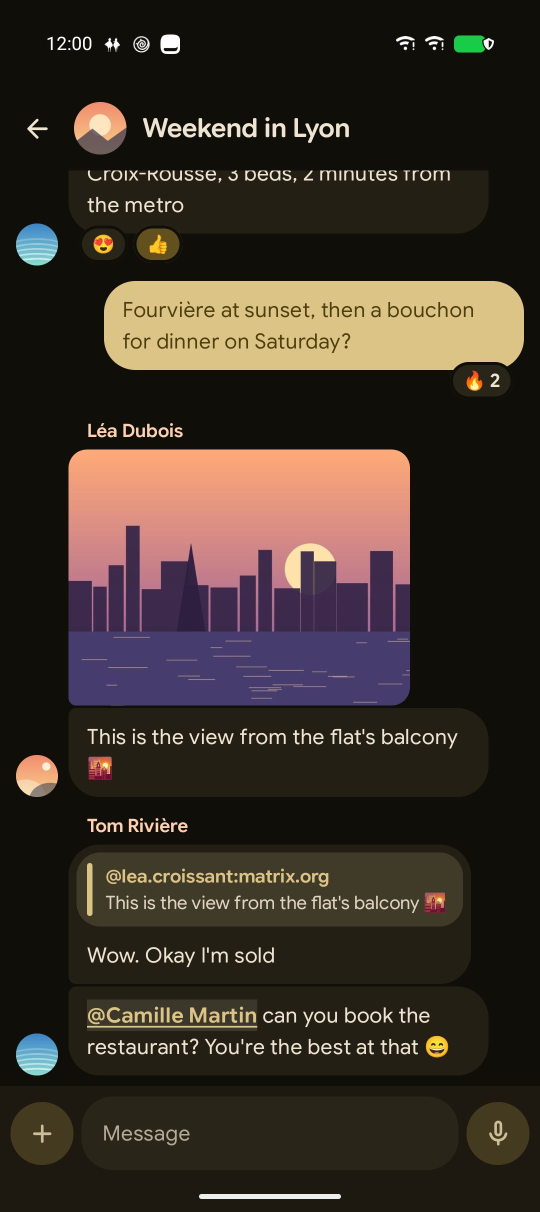
#> input picture docs/assets/shots/chat.jpg, 1080 x 2424 px, found by its file name (shown at 1/2 size); its folder holds 4 pictures in this run
$ python render.py
#> lines starting #> are read from the running program, lines starting #| are printed output that depends on the picture; after the words box and inside, x2 and y2 are one past the last pixel; in counts of white or black regions, pixels touching at a corner belong together
#!/usr/bin/env python3
"""Renders the README's promo images: a dark stage, a tinted oval and three phone frames.

The screenshots in docs/assets/shots come from a throwaway account holding placeholder chats, so
no real conversation is ever shown. Run from the repository root (needs Pillow):

    python3 tools/promo/render.py
"""
from pathlib import Path

from PIL import Image, ImageDraw, ImageFilter

SCALE = 2  # draw at twice the size, then downsample, for clean anti-aliased edges
W, H = 1600, 1000
STAGE = (19, 18, 16)
SHOTS = Path("docs/assets/shots")
OUT = Path("docs/assets/mockups")

# Outer oval colour, inner highlight colour.
TINTS = {
    "gold": ((150, 120, 50), (228, 200, 130)),
    "violet": ((110, 85, 190), (196, 176, 245)),
}


def s(v):
    return int(round(v * SCALE))


def stage(tint):
#> called with tint = 'gold'
    outer, inner = TINTS[tint]
    img = Image.new("RGB", (s(W), s(H)), STAGE)
    d = ImageDraw.Draw(img)
    d.ellipse([s(210), s(58), s(1510), s(962)], fill=outer)
    d.ellipse([s(430), s(250), s(1250), s(960)], fill=inner)
    return img.convert("RGBA")


def rounded_mask(size, radius):
    m = Image.new("L", size, 0)
    ImageDraw.Draw(m).rounded_rectangle([0, 0, size[0] - 1, size[1] - 1], radius, fill=255)
    return m


def phone(shot, width):
    """A phone frame around `shot`, `width` px wide at output scale."""
#> called with shot = 'chat.jpg', width = 380
    screen_w = s(width - 24)
    src = Image.open(SHOTS / shot).convert("RGB")
#> src is the input picture: PIL image 1080x2424 RGB; mean R, G, B 58.4, 48.8, 39.9
    screen_h = int(screen_w * src.height / src.width)
#> screen_h = 1598
    screen = src.resize((screen_w, screen_h), Image.LANCZOS)
    bezel = s(12)
    fw, fh = screen_w + 2 * bezel, screen_h + 2 * bezel
#> fw = 760; fh = 1646
    frame = Image.new("RGBA", (fw, fh), (0, 0, 0, 0))
#> frame: PIL image 760x1646 RGBA; every value is 0
    d = ImageDraw.Draw(frame)
    d.rounded_rectangle([0, 0, fw - 1, fh - 1], s(64), fill=(28, 27, 24), outline=(78, 72, 60), width=s(3))
    frame.paste(screen, (bezel, bezel), rounded_mask(screen.size, s(52)))
#> in rounded_mask, `m = Image.new("L", size, 0)`: m: PIL image 712x1598 L; every value is 0
#> in rounded_mask, `ImageDraw.Draw(m).rounded_rectangle([0, 0, size[0] - 1, size[1] - 1], ..`:
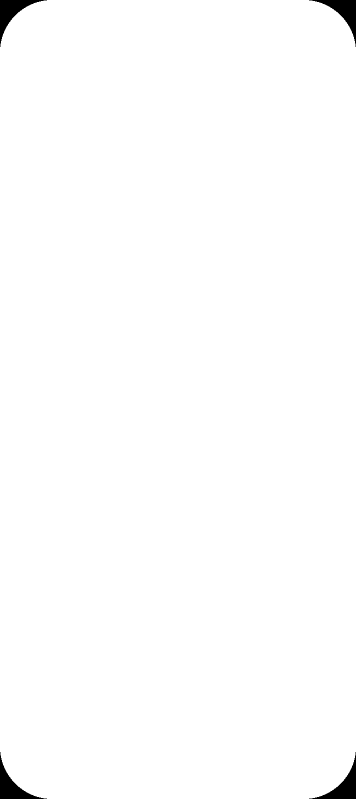
#> m: PIL image 712x1598 L (shown at 1/2 size); 99.2% white; 4 black regions, box (x1, y1, x2, y2) and area: (0, 0, 94, 94) 2349, (618, 0, 712, 94) 2349, (0, 1504, 94, 1598) 2349, (618, 1504, 712, 1598) 2349
    cx = fw // 2
#> cx = 380
    d.ellipse([cx - s(9), bezel + s(14), cx + s(9), bezel + s(32)], fill=(8, 8, 10))
    return frame


def place(canvas, device, center, angle=0):
#> called with center = (390, 560), angle = 22
    if angle:
        device = device.rotate(angle, Image.BICUBIC, expand=True)
    alpha = device.getchannel("A")
    shadow = Image.new("RGBA", device.size, (0, 0, 0, 0))
#> shadow: PIL image 1322x1812 RGBA; every value is 0
    shadow.putalpha(alpha.point(lambda a: a * 0.7))
    pad = s(60)
    blurred = Image.new("RGBA", (device.width + 2 * pad, device.height + 2 * pad), (0, 0, 0, 0))
#> blurred: PIL image 1562x2052 RGBA; every value is 0
    blurred.paste(shadow, (pad, pad))
    blurred = blurred.filter(ImageFilter.GaussianBlur(s(22)))
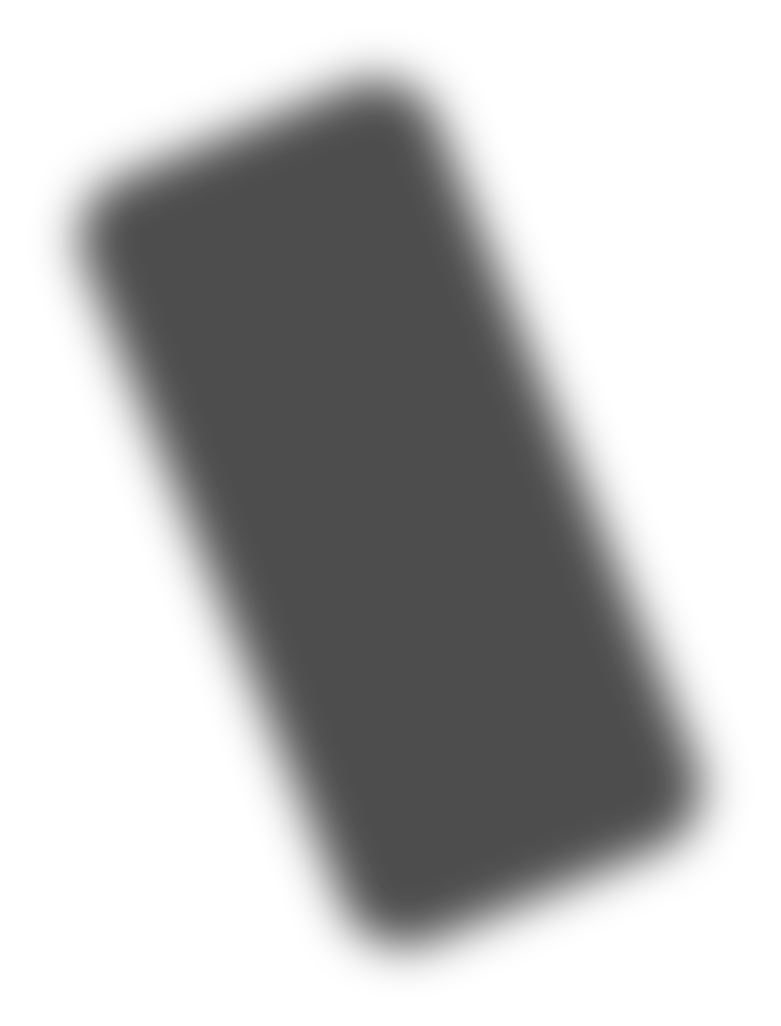
#> blurred: PIL image 1562x2052 RGBA (shown at 1/2 size); mean R, G, B, A 0, 0, 0, 68.7; transparent parts drawn white
    x, y = s(center[0]) - device.width // 2, s(center[1]) - device.height // 2
#> x = 119; y = 214
    canvas.alpha_composite(blurred, (x - pad, y - pad + s(18)))
    canvas.alpha_composite(device, (x, y))


def trio(tint, left, middle, right, name):
    c = stage(tint)
    place(c, phone(left, 380), (390, 560), 22)
    place(c, phone(right, 380), (1210, 560), -22)
#> call 2 of phone, with shot = 'message-actions.jpg', width = 380
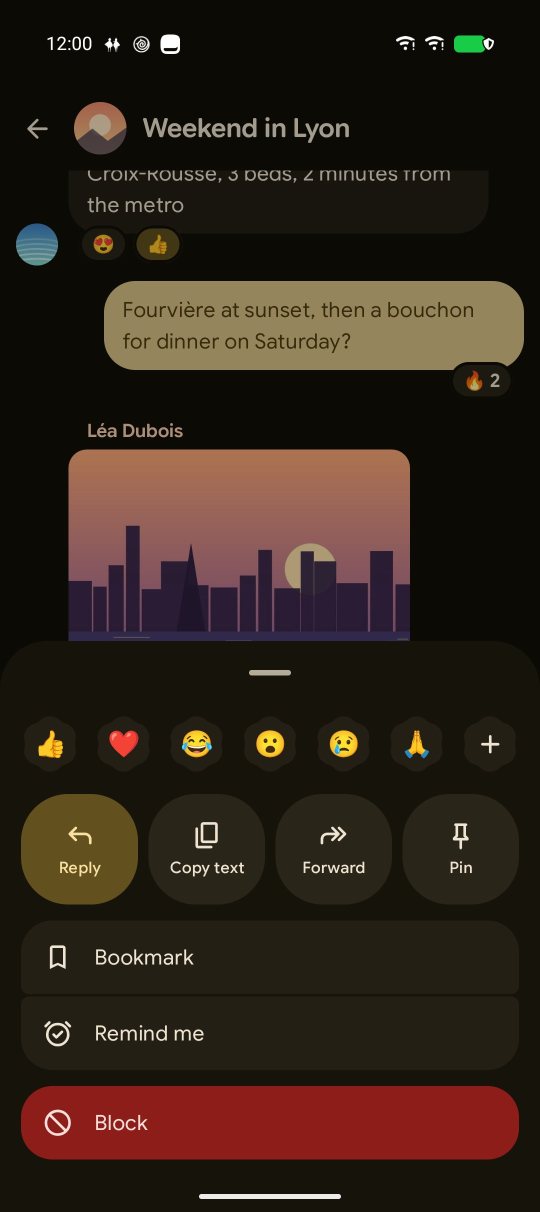
#> input picture docs/assets/shots/message-actions.jpg, 1080 x 2424 px, found by its file name (shown at 1/2 size)
#> in phone, src is the input picture: PIL image 1080x2424 RGB; mean R, G, B 49, 35.9, 25.9
#> call 2 of place, with center = (1210, 560), angle = -22
#> in place (call 2), `blurred = blurred.filter(ImageFilter.GaussianBlur(s(22)))`:
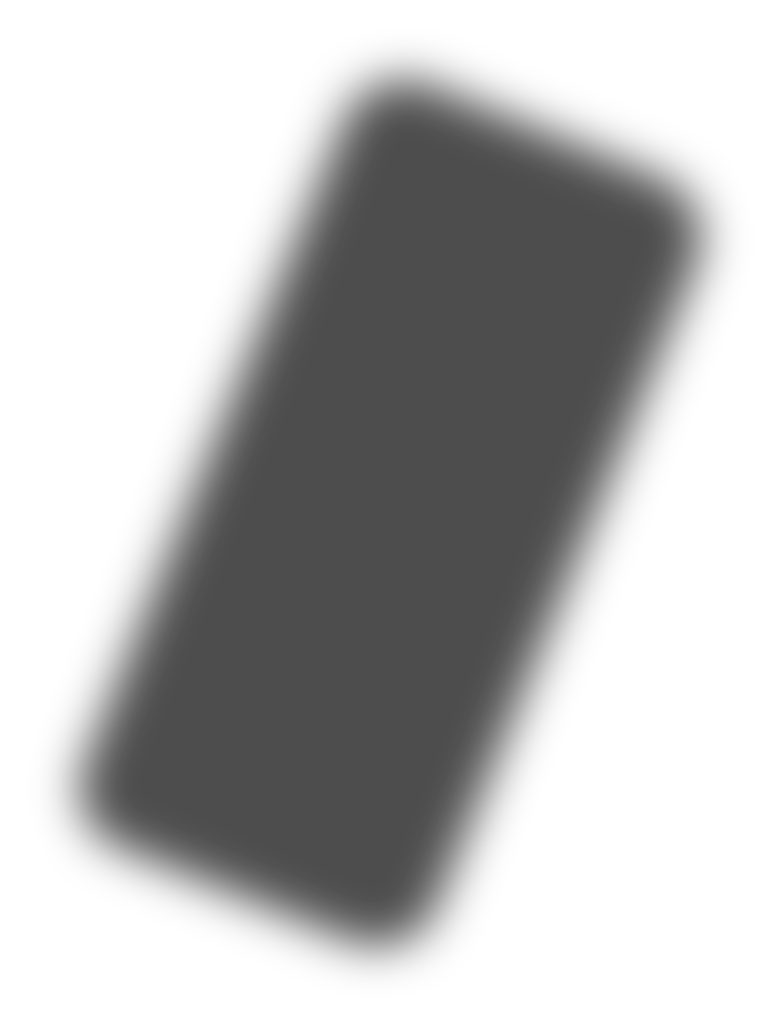
#> blurred: PIL image 1562x2052 RGBA (shown at 1/2 size); mean R, G, B, A 0, 0, 0, 68.7; transparent parts drawn white
#> in place (call 2), `x, y = s(center[0]) - device.width // 2, s(center[1]) - device.height ..`: x = 1759
    place(c, phone(middle, 400), (800, 515), 0)
#> call 3 of phone, with shot = 'chats.jpg', width = 400
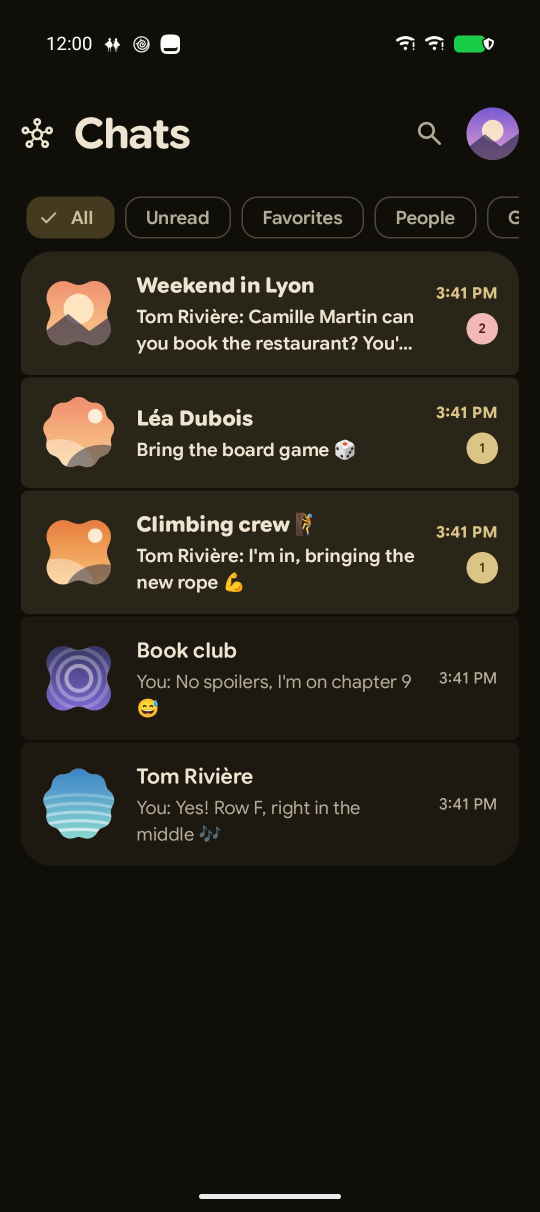
#> input picture docs/assets/shots/chats.jpg, 1080 x 2424 px, found by its file name (shown at 1/2 size)
#> in phone, src is the input picture: PIL image 1080x2424 RGB; mean R, G, B 35.9, 32.6, 24.6
#> in phone (call 3), `frame = Image.new("RGBA", (fw, fh), (0, 0, 0, 0))`: frame: PIL image 800x1735 RGBA; every value is 0
#> in rounded_mask (call 3), `m = Image.new("L", size, 0)`: m: PIL image 752x1687 L; every value is 0
#> in rounded_mask (call 3), `ImageDraw.Draw(m).rounded_rectangle([0, 0, size[0] - 1, size[1] - 1], ..`: m: PIL image 752x1687 L; 99.3% white; 4 black regions, box (x1, y1, x2, y2) and area: (0, 0, 94, 94) 2349, (658, 0, 752, 94) 2349, (0, 1593, 94, 1687) 2349, (658, 1593, 752, 1687) 2349
#> call 3 of place, with center = (800, 515), angle = 0
#> in place (call 3), `alpha = device.getchannel("A")`: alpha: PIL image 800x1735 L; 99% white; 4 black regions, box (x1, y1, x2, y2) and area: (0, 0, 117, 117) 3548, (683, 0, 800, 117) 3548, (0, 1618, 117, 1735) 3548, (683, 1618, 800, 1735) 3548
#> in place (call 3), `blurred = Image.new("RGBA", (device.width + 2 * pad, device.height + 2..`: blurred: PIL image 1040x1975 RGBA; every value is 0
#> in place (call 3), `blurred = blurred.filter(ImageFilter.GaussianBlur(s(22)))`:
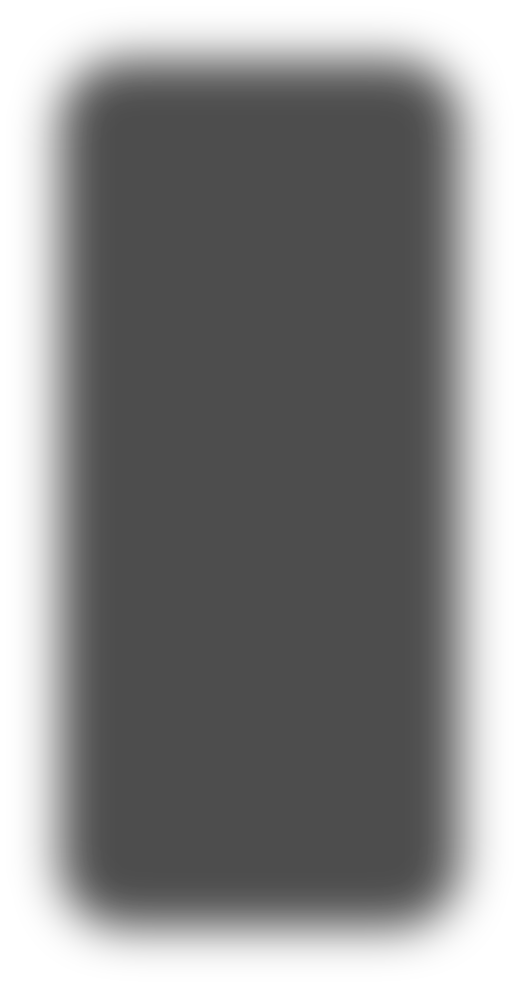
#> blurred: PIL image 1040x1975 RGBA (shown at 1/2 size); mean R, G, B, A 0, 0, 0, 119.1; transparent parts drawn white
#> in place (call 3), `x, y = s(center[0]) - device.width // 2, s(center[1]) - device.height ..`: x = 1200; y = 163
    out = c.convert("RGB").resize((W, H), Image.LANCZOS)
    out.save(OUT / name, quality=88, optimize=True, progressive=True)
    print(OUT / name)


def render():
    OUT.mkdir(parents=True, exist_ok=True)
    # Messaging: a group chat, the chat list and a message's actions.
    trio("gold", "chat.jpg", "chats.jpg", "message-actions.jpg", "promo-messaging.jpg")
    # Privacy: the privacy switches, settings and the on-device AI models.
    trio("violet", "privacy.jpg", "settings.jpg", "ai.jpg", "promo-privacy.jpg")
#> call 2 of stage, with tint = 'violet'
#> in stage (call 2), `return img.convert("RGBA")`:
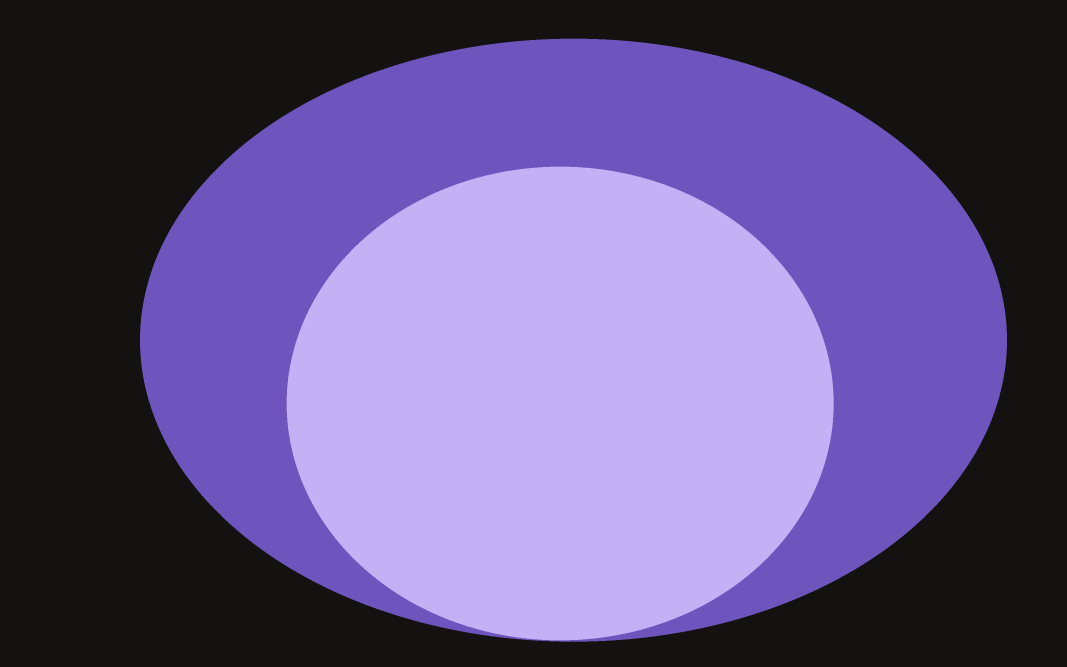
#> returned value: PIL image 3200x2000 RGBA (shown at 1/3 size); mean R, G, B, A 96.1, 82.7, 132.2, 255


if __name__ == "__main__":
#> (the run stopped early here; a loop or call above may not have finished)
